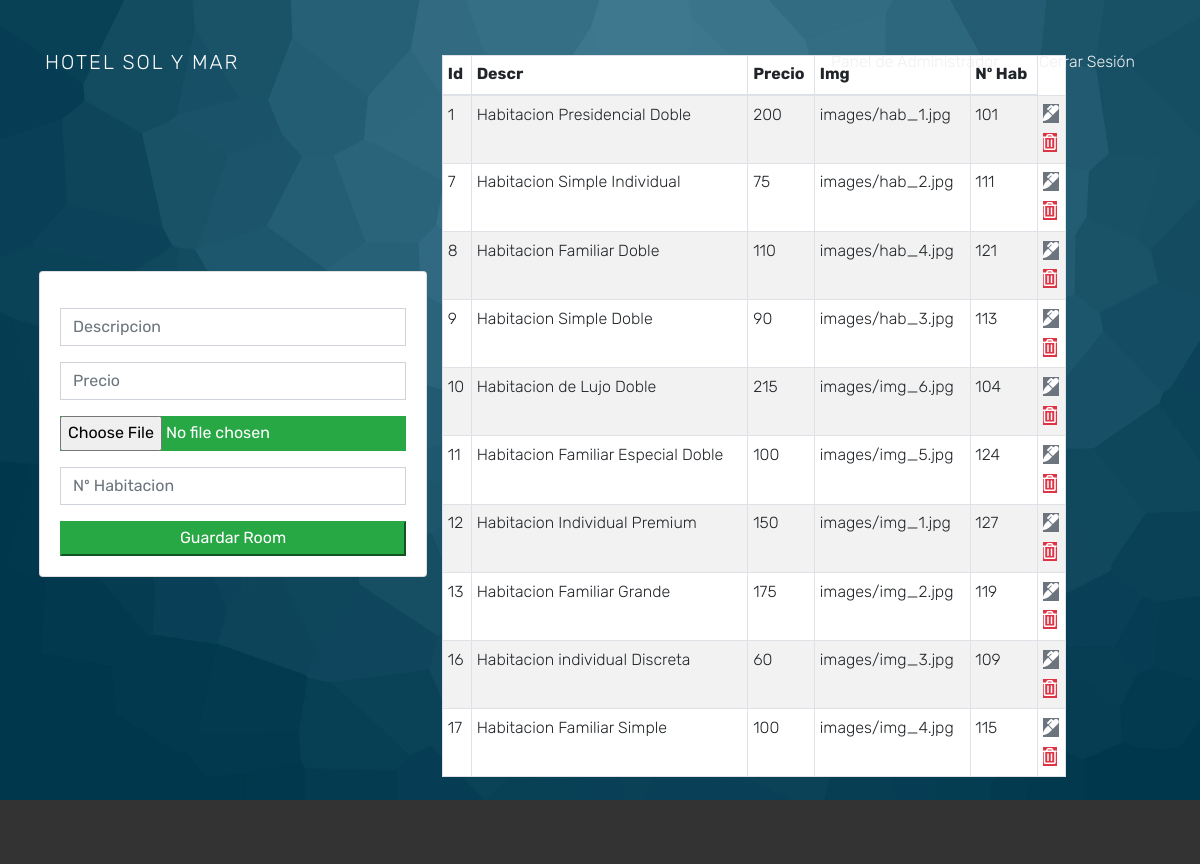
/admin/indexAdminRoom.php, run on the app's committed database.
### tables this page shows
CREATE TABLE `habitaciones` (
  `id_habitacion` int(11) NOT NULL,
  `descripcion` varchar(50) DEFAULT NULL,
  `precio` double NOT NULL,
  `img_path` varchar(150) DEFAULT NULL,
  `num_habitacion` int(11) DEFAULT NULL,
  `hoteles_id_hotel` int(11) DEFAULT NULL
);

### admin/indexAdminRoom.php (the view, shortened to what this page needs)
<?php
    $db = mysqli_connect('localhost','root','','hoteles')
    or die('Error connecting to MySQL server.');
?>
<!DOCTYPE html>
<html lang="en">
<head>
  <link rel="stylesheet" href="https://use.fontawesome.com/releases/v5.6.3/css/all.css">
  <link rel="stylesheet" href="https://cdnjs.cloudflare.com/ajax/libs/font-awesome/4.7.0/css/font-awesome.min.css">
  <link rel="stylesheet" href="../css/open-iconic-bootstrap.min.css">
  <link rel="stylesheet" href="../css/animate.css">
  <link rel="stylesheet" href="../css/owl.carousel.min.css">
  <link rel="stylesheet" href="../css/owl.theme.default.min.css">
  <link rel="stylesheet" href="../css/magnific-popup.css">
  <link rel="stylesheet" href="../css/aos.css">
  <link rel="stylesheet" href="../css/ionicons.min.css">
  <link rel="stylesheet" href="../css/bootstrap-datepicker.css">
  <link rel="stylesheet" href="../css/jquery.timepicker.css">
  <link rel="stylesheet" href="../css/flaticon.css">
  <link rel="stylesheet" href="../css/icomoon.css">
  <link rel="stylesheet" href="../css/style.css">
</head>
<body>
  <nav class="navbar navbar-expand-lg navbar-dark ftco_navbar bg-dark ftco-navbar-light" id="ftco-navbar">
    <div class="container">
      <a class="navbar-brand" href="">Hotel Sol Y Mar</a>
      <div class="collapse navbar-collapse" id="ftco-nav">
        <ul class="navbar-nav ml-auto">
        <li class="nav-item"><a href="../indexAdmin.php" class="nav-link" >Panel de Administrador</a></li>
          <li class="nav-item"><a href="../index.php" class="nav-link" name="log_out">Cerrar
              Sesión</a></li>
        </ul>
      </div>
    </div>
  </nav>
  <div class="block-31" style="position: relative;">
      <div class="block-30 item" style="background-image: url('../images/admin_1.jpg');" data-stellar-background-ratio="0.5">
        <div class="container p-4">
          <div class="row align-items-center">
            <div class="col-md4">
              <div class="card card-body">
                <form action="indexAdminGuardarRoom.php" method="POST">
                  <div class="form-group">
                    <input type="text" name="newdesc" class="form-control" placeholder="Descripcion">
                  </div>
                  <div class="form-group">
                    <input type="text" name="newprecio" class="form-control" placeholder="Precio">
                  </div>
                  <div class="form-group">
                    <input type="file" name="newimage" class="btn-success" class="form-control">
                  </div>
                  <div class="form-group">
                    <input type="number" name="newnum_hab" class="form-control" placeholder="Nº Habitacion">
                  </div>
                  <input type="submit" class="btn-success btn-block" name="guardar_Habitacion" value="Guardar Room">
                </form>
              </div>
            </div>
            <div class="col-md-7" style="overflow-x:auto;">
              <table class="table table-striped table-bordered table-hover table-sm" id="tabla-color">
                <thead>
                  <tr>
                    <th>Id</th>
                    <th>Descr</th>
                    <th>Precio</th>
                    <th>Img</th>
                    <th>Nº Hab</th>
                  </tr>
                </thead>
                <tbody>
                <?php
                  $query = "SELECT * FROM habitaciones";
                  $result_seach = mysqli_query($db, $query) or die(mysqli_error($db));
                  while($row = mysqli_fetch_assoc($result_seach)) { ?>
                  <tr>
                    <td><?php echo $row['id_habitacion']; ?></td>
                    <td><?php echo $row['descripcion']; ?></td>
                    <td><?php echo $row['precio']; ?></td>
                    <td><?php echo $row['img_path']; ?></td>
                    <td><?php echo $row['num_habitacion']; ?></td>
                    <td>
                      <a href="indexAdminEditRoom.php?id_habitacion=<?php echo $row['id_habitacion']?>" class="btn-secondary">
                        <i class="fas fa-marker"></i>
                      </a><br>
                      <a href="indexAdminBorrarRoom.php?id_habitacion=<?php echo $row['id_habitacion']?>" class="btn-danger">
                        <i class="far fa-trash-alt"></i>
                      </a>
                    </td>
                  </tr>
                  <?php } ?>
                </tbody>
              </table>
            </div>
          </div>
        </div>
      </div>
    </div>
    <footer class="footer">
    </footer>
</body>
</html>

### data on the page
habitaciones: id_habitacion "1", descripcion "Habitacion Presidencial Doble", precio "200", img_path "images/hab_1.jpg", num_habitacion "101"
habitaciones: id_habitacion "7", descripcion "Habitacion Simple Individual", precio "75", img_path "images/hab_2.jpg", num_habitacion "111"
habitaciones: id_habitacion "8", descripcion "Habitacion Familiar Doble", precio "110", img_path "images/hab_4.jpg", num_habitacion "121"
habitaciones: id_habitacion "9", descripcion "Habitacion Simple Doble", precio "90", img_path "images/hab_3.jpg", num_habitacion "113"
habitaciones: id_habitacion "10", descripcion "Habitacion de Lujo Doble", precio "215", img_path "images/img_6.jpg", num_habitacion "104"
habitaciones: id_habitacion "11", descripcion "Habitacion Familiar Especial Doble", precio "100", img_path "images/img_5.jpg", num_habitacion "124"
habitaciones: id_habitacion "12", descripcion "Habitacion Individual Premium", precio "150", img_path "images/img_1.jpg", num_habitacion "127"
habitaciones: id_habitacion "13", descripcion "Habitacion Familiar Grande", precio "175", img_path "images/img_2.jpg", num_habitacion "119"
habitaciones: id_habitacion "16", descripcion "Habitacion individual Discreta", precio "60", img_path "images/img_3.jpg", num_habitacion "109"
habitaciones: id_habitacion "17", descripcion "Habitacion Familiar Simple", precio "100", img_path "images/img_4.jpg", num_habitacion "115"
